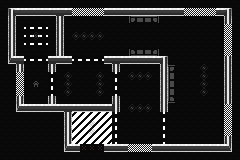

This is a level from a 2D game, rendered from its Tiled map with the project's own tilesets. A one-line summary and the complete map file follow:
An orthogonal 30x20 tile map with 8x8 px tiles, 3 tile layers (Floor, wall, Ceiling), 1 hidden layer not drawn and 1 object (SpawnArea).

<map version="1.10" tiledversion="1.10.2" orientation="orthogonal" renderorder="right-down" width="30" height="20" tilewidth="8" tileheight="8" infinite="0" nextlayerid="6" nextobjectid="2">
 <editorsettings>
  <export target="../test..tmj" format="json" />
 </editorsettings>
 <tileset firstgid="1" source="../tilemap_packed.tsx" />
 <layer id="1" name="Floor" width="30" height="20">
  <properties>
   <property name="Background" type="bool" value="true" />
  </properties>
  <data encoding="csv">
15,15,15,15,15,15,15,15,15,15,15,15,15,15,15,15,15,15,15,15,15,15,15,15,15,15,15,15,15,15,
15,15,15,15,15,15,15,15,15,15,15,15,15,15,15,15,15,15,15,15,15,15,15,15,15,15,15,15,15,15,
15,15,15,15,15,15,15,15,15,15,15,15,15,15,15,15,1073741852,1073741853,1073741853,1073741854,15,15,15,15,15,15,15,15,15,15,
15,15,15,17,17,17,15,15,15,15,15,15,15,15,15,15,15,15,15,15,15,15,15,15,15,15,15,15,15,15,
15,15,15,17,17,17,15,15,15,15,15,15,15,15,15,15,15,15,15,15,15,15,15,15,15,15,15,15,15,15,
15,15,15,17,17,17,15,15,15,15,15,15,15,15,15,15,15,15,15,15,15,15,15,15,15,15,15,15,15,15,
15,15,15,15,15,15,15,15,15,15,15,15,15,15,15,15,28,29,29,30,15,15,15,15,15,15,15,15,15,15,
15,15,15,17,17,17,15,15,15,17,17,17,17,15,15,15,15,15,15,15,15,15,15,15,15,15,15,15,15,15,
15,15,15,15,15,15,15,15,15,15,15,15,15,15,15,15,15,15,15,15,15,2684354588,15,15,15,15,15,15,15,15,
15,15,15,15,15,15,18,15,15,15,15,15,15,15,18,15,15,15,15,15,15,2684354589,15,15,15,15,15,15,15,15,
15,15,15,15,20,15,18,15,15,15,15,15,15,15,18,15,15,15,15,15,15,2684354589,15,15,15,15,15,15,15,15,
15,15,15,15,15,15,18,15,15,15,15,15,15,15,18,15,15,15,15,15,15,2684354589,15,15,15,15,15,15,15,15,
15,15,15,15,15,15,15,15,15,15,15,15,15,15,15,15,15,15,15,15,15,2684354590,15,15,15,15,15,15,15,15,
15,15,15,15,15,15,15,15,15,15,15,15,15,15,15,15,15,15,15,15,15,15,15,15,15,15,15,15,15,15,
15,15,15,15,15,15,15,15,15,21,21,21,21,21,18,15,15,15,15,15,18,15,15,15,15,15,15,15,15,15,
15,15,15,15,15,15,15,15,15,21,21,21,21,21,18,15,15,15,15,15,18,15,15,15,15,15,15,15,15,15,
15,15,15,15,15,15,15,15,15,21,21,21,21,21,18,15,15,15,15,15,18,15,15,15,15,15,15,15,15,15,
15,15,15,15,15,15,15,15,15,21,21,21,21,21,18,15,15,15,15,15,18,15,15,15,15,15,15,15,15,15,
15,15,15,15,15,15,15,15,15,15,15,15,15,15,15,15,15,15,15,15,15,15,15,15,15,15,15,15,15,15,
15,15,15,15,15,15,15,15,15,15,15,15,15,15,15,15,15,15,15,15,15,15,15,15,15,15,15,15,15,15
</data>
 </layer>
 <layer id="2" name="walloutline" width="30" height="20" visible="0">
  <properties>
   <property name="Background" type="bool" value="true" />
  </properties>
  <data encoding="csv">
26,26,26,26,26,26,26,26,26,26,26,26,26,26,26,26,26,26,26,26,26,26,26,26,26,26,26,26,26,26,
26,7,7,7,7,7,7,7,7,7,7,7,7,7,7,7,7,7,7,7,7,7,7,7,7,7,7,7,7,26,
26,7,26,26,26,26,26,7,26,26,26,26,26,26,26,26,26,26,26,26,26,26,26,26,26,26,26,26,7,26,
26,7,26,26,26,26,26,7,26,26,26,26,26,26,26,26,26,26,26,26,26,26,26,26,26,26,26,26,7,26,
26,7,26,26,26,26,26,7,26,26,26,26,26,26,26,26,26,26,26,26,26,26,26,26,26,26,26,26,7,26,
26,7,26,26,26,26,26,7,26,26,26,26,26,26,26,26,26,26,26,26,26,26,26,26,26,26,26,26,7,26,
26,7,26,26,26,26,26,7,26,26,26,26,26,26,26,26,26,26,26,26,26,26,26,26,26,26,26,26,7,26,
26,7,7,26,26,26,7,7,7,26,26,26,26,7,7,7,7,7,7,7,7,26,26,26,26,26,26,26,7,26,
26,26,7,26,26,26,7,26,26,26,26,26,26,26,7,26,26,26,26,26,7,26,26,26,26,26,26,26,7,26,
26,26,7,26,26,26,26,26,26,26,26,26,26,26,26,26,26,26,26,26,7,26,26,26,26,26,26,26,7,26,
26,26,7,26,26,26,26,26,26,26,26,26,26,26,26,26,26,26,26,26,7,26,26,26,26,26,26,26,7,26,
26,26,7,26,26,26,26,26,26,26,26,26,26,26,26,26,26,26,26,26,7,26,26,26,26,26,26,26,7,26,
26,26,7,26,26,26,7,26,26,26,26,26,26,26,7,26,26,26,26,26,7,26,26,26,26,26,26,26,7,26,
26,26,7,7,7,7,7,7,7,7,7,7,7,7,7,26,26,26,26,26,7,26,26,26,26,26,26,26,7,26,
26,26,26,26,26,26,26,26,7,26,26,26,26,26,26,26,26,26,26,26,26,26,26,26,26,26,26,26,7,26,
26,26,26,26,26,26,26,26,7,26,26,26,26,26,26,26,26,26,26,26,26,26,26,26,26,26,26,26,7,26,
26,26,26,26,26,26,26,26,7,26,26,26,26,26,26,26,26,26,26,26,26,26,26,26,26,26,26,26,7,26,
26,26,26,26,26,26,26,26,7,26,26,26,26,26,26,26,26,26,26,26,26,26,26,26,26,26,26,26,7,26,
26,26,26,26,26,26,26,26,7,7,26,26,26,7,7,7,7,7,7,7,7,7,7,7,7,7,7,7,7,26,
26,26,26,26,26,26,26,26,26,26,26,26,26,26,26,26,26,26,26,26,26,26,26,26,26,26,26,26,26,26
</data>
 </layer>
 <layer id="4" name="wall" width="30" height="20">
  <properties>
   <property name="Background" type="bool" value="true" />
  </properties>
  <data encoding="csv">
0,0,0,0,0,0,0,0,0,0,0,0,0,0,0,0,0,0,0,0,0,0,0,0,0,0,0,0,0,0,
0,1,12,2,2,2,12,9,12,16,16,16,16,2,2,2,2,2,2,2,2,2,2,16,16,16,16,12,3,0,
0,8,0,0,0,0,0,8,0,0,0,0,0,0,0,0,0,0,0,0,0,0,0,0,0,0,0,0,8,0,
0,8,0,0,0,0,0,8,0,0,0,0,0,0,0,0,0,0,0,0,0,0,0,0,0,0,0,0,16,0,
0,8,0,0,0,0,0,8,0,0,0,0,0,0,0,0,0,0,0,0,0,0,0,0,0,0,0,0,16,0,
0,8,0,0,0,0,0,8,0,0,0,0,0,0,0,0,0,0,0,0,0,0,0,0,0,0,0,0,16,0,
0,6,0,0,0,0,0,8,0,0,0,0,0,0,0,0,0,0,0,0,0,0,0,0,0,0,0,0,16,0,
0,11,9,0,0,0,9,10,12,0,0,0,0,12,9,12,2,2,2,12,3,0,0,0,0,0,0,0,8,0,
0,0,6,0,0,0,8,0,0,0,0,0,0,0,8,0,0,0,0,0,8,0,0,0,0,0,0,0,8,0,
0,0,16,0,0,0,0,0,0,0,0,0,0,0,0,0,0,0,0,0,8,0,0,0,0,0,0,0,8,0,
0,0,16,0,0,0,0,0,0,0,0,0,0,0,0,0,0,0,0,0,8,0,0,0,0,0,0,0,8,0,
0,0,16,0,0,0,0,0,0,0,0,0,0,0,0,0,0,0,0,0,8,0,0,0,0,0,0,0,8,0,
0,0,8,0,0,0,8,0,0,0,0,0,0,0,8,0,0,0,0,0,8,0,0,0,0,0,0,0,8,0,
0,0,11,12,2,12,10,12,9,12,2,2,2,12,5,0,0,0,0,0,8,0,0,0,0,0,0,0,16,0,
0,0,0,0,0,0,0,0,8,0,0,0,0,0,0,0,0,0,0,0,0,0,0,0,0,0,0,0,16,0,
0,0,0,0,0,0,0,0,8,0,0,0,0,0,0,0,0,0,0,0,0,0,0,0,0,0,0,0,16,0,
0,0,0,0,0,0,0,0,8,0,0,0,0,0,0,0,0,0,0,0,0,0,0,0,0,0,0,0,16,0,
0,0,0,0,0,0,0,0,8,0,0,0,0,0,0,0,0,0,0,0,0,0,0,0,0,0,0,0,8,0,
0,0,0,0,0,0,0,0,11,12,26,26,26,2,10,2,16,16,16,2,10,2,2,2,2,2,2,12,13,0,
0,0,0,0,0,0,0,0,0,0,0,0,0,0,0,0,0,0,0,0,0,0,0,0,0,0,0,0,0,0
</data>
 </layer>
 <layer id="5" name="Ceiling" width="30" height="20" opacity="0.26">
  <data encoding="csv">
0,0,0,0,0,0,0,0,0,0,0,0,0,0,0,0,0,0,0,0,0,0,0,0,0,0,0,0,0,0,
0,0,0,0,0,0,0,0,0,0,0,0,0,0,0,0,0,0,0,0,0,0,0,0,0,0,0,0,0,0,
0,0,0,0,0,0,0,0,0,0,0,0,0,0,0,0,0,0,0,0,0,0,0,0,0,0,0,0,0,0,
0,0,0,0,0,0,0,0,0,0,0,0,0,0,0,0,0,0,0,0,0,0,0,0,0,0,0,0,0,0,
0,0,0,0,31,0,0,0,0,31,31,31,31,0,0,0,0,0,0,0,0,0,0,0,0,0,0,0,0,0,
0,0,0,0,0,0,0,0,0,0,0,0,0,0,0,0,0,0,0,0,0,0,0,0,0,0,0,0,0,0,
0,0,0,0,0,0,0,0,0,0,0,0,0,0,0,0,0,0,0,0,0,0,0,0,0,0,0,0,0,0,
0,0,0,0,0,0,0,0,0,0,0,0,0,0,0,0,0,0,0,0,0,0,0,0,0,0,0,0,0,0,
0,0,0,0,0,0,0,0,0,0,0,0,0,0,0,0,0,0,0,0,0,0,0,0,0,31,0,0,0,0,
0,0,0,0,0,0,0,0,31,0,0,0,31,0,0,0,31,31,31,0,0,0,0,0,0,31,0,0,0,0,
0,0,0,0,0,0,0,0,31,0,0,0,31,0,0,0,0,0,0,0,0,0,0,0,0,31,0,0,0,0,
0,0,0,0,0,0,0,0,31,0,0,0,31,0,0,0,0,0,0,0,0,0,0,0,0,31,0,0,0,0,
0,0,0,0,0,0,0,0,0,0,0,0,0,0,0,0,0,0,0,0,0,0,0,0,0,0,0,0,0,0,
0,0,0,0,0,0,0,0,0,0,0,0,0,0,0,0,31,31,31,0,0,0,0,0,0,0,0,0,0,0,
0,0,0,0,0,0,0,0,0,0,0,0,0,0,0,0,0,0,0,0,0,0,0,0,0,0,0,0,0,0,
0,0,0,0,0,0,0,0,0,0,0,31,0,0,0,0,0,0,0,0,0,0,0,0,0,0,0,0,0,0,
0,0,0,0,0,0,0,0,0,0,0,31,0,0,0,0,0,0,0,0,0,0,0,0,0,0,0,0,0,0,
0,0,0,0,0,0,0,0,0,0,0,0,0,0,0,0,0,0,0,0,0,0,0,0,0,0,0,0,0,0,
0,0,0,0,0,0,0,0,0,0,0,0,0,0,0,0,0,0,0,0,0,0,0,0,0,0,0,0,0,0,
0,0,0,0,0,0,0,0,0,0,0,0,0,0,0,0,0,0,0,0,0,0,0,0,0,0,0,0,0,0
</data>
 </layer>
 <objectgroup id="3" name="Objs">
  <object id="1" name="MainSpawnArea" type="SpawnArea" x="36" y="36" />
 </objectgroup>
</map>
